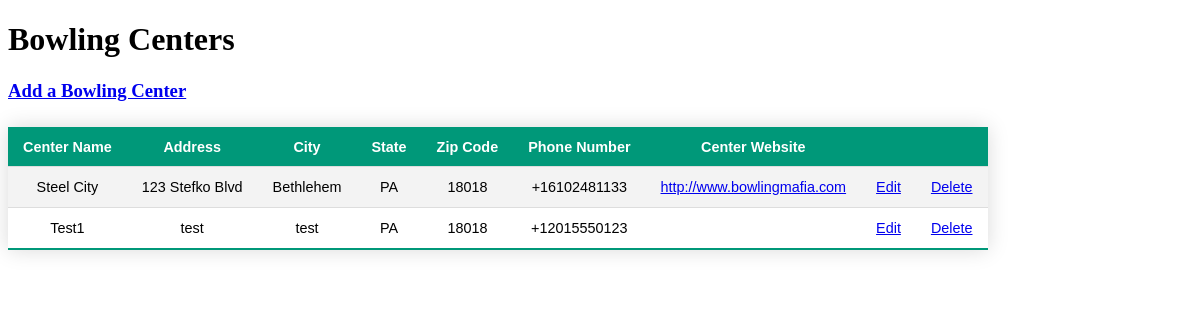
The page /bowling-centers on the database as committed earlier.
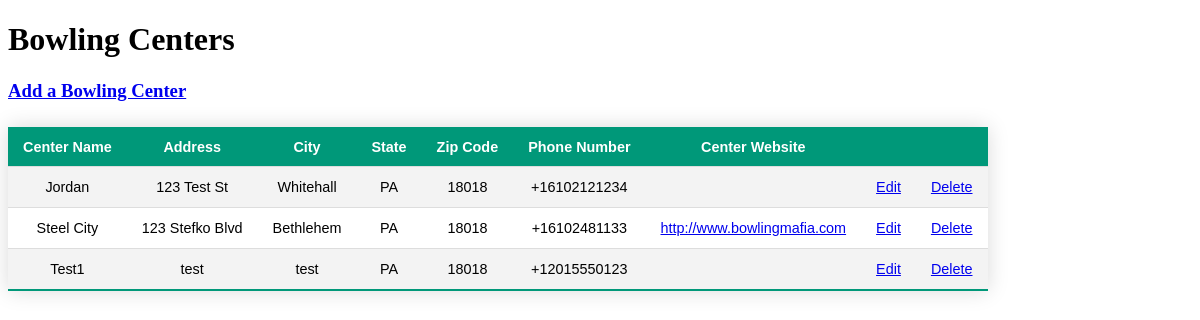
The same page on the database as committed later.
### tournaments/models.py (models this page shows, shortened)
class BowlingCenter(models.Model):
    center_name = models.CharField(max_length=64)
    address = models.CharField(max_length=128)
    city = models.CharField(max_length=64)
    state = USStateField()
    zip_code = USZipCodeField(max_length=5)
    phone_number = PhoneNumberField()
    website = models.URLField(max_length=256, blank=True)
    class Meta:
        verbose_name = 'Bowling Center'
        ordering = ['state', 'center_name']

### tournaments/views.py (the view)
# urls.py: path('bowling-centers', views.BowlingCenterList.as_view(), name='list_centers'),
class BowlingCenterList(ListView):
    model = BowlingCenter
    context_object_name = 'bowling_centers'
    template_name = 'tournaments/bowling_centers/center_list.html'

### tournaments/templates/tournaments/bowling_centers/center_list.html (shortened to what this page needs)
<!DOCTYPE html>
<html lang="en">
    <head>
    </head>
    <body>
        <h1>Bowling Centers</h1>
        <h3><a href="{% url 'create_center' %}">Add a Bowling Center</a></h3>
        <table id="bowling-centers">
            <thead>
                <tr>
                    <th>Center Name</th>
                    <th>Address</th>
                    <th>City</th>
                    <th>State</th>
                    <th>Zip Code</th>
                    <th>Phone Number</th>
                    <th>Center Website</th>
                    <th></th>
                    <th></th>
                </tr>
            </thead>
            <tbody>
                    {% for center in bowling_centers %}
                <tr>
                    <td>{{ center.center_name }}</td>
                    <td>{{ center.address }}</td>
                    <td>{{ center.city }}</td>
                    <td>{{ center.state }}</td>
                    <td>{{ center.zip_code }}</td>
                    <td>{{ center.phone_number }}</td>
                    <td><a href="{{ center.website }}" target="_blank">{{ center.website }}</a></td>
                    <td><a href="{% url 'update_center' center.id %}">Edit</a></td>
                    <td><a href="{% url 'delete_center' center.id %}">Delete</a></td>
                </tr>
                    {% endfor %}
            </tbody>
        </table>
    </body>
</html>

Rows that differ between the two databases and show on the page:
added BowlingCenter: center_name "Jordan", address "123 Test St", city "Whitehall", state "PA", zip_code "18018", phone_number "+16102121234"
